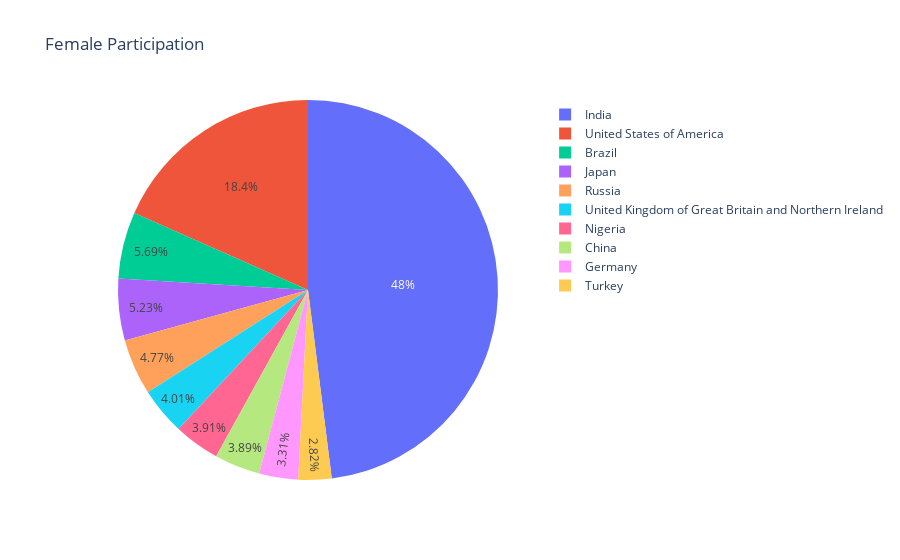

The notebook cell saved with this chart:
### Code cell


### Figure 1 — Plotly figure (JSON) as saved in the notebook; plotly's stock layout.template omitted (floating-point values rounded to 4 significant figures)
{"data": [{"domain": {"x": [0, 1], "y": [0, 1]}, "hovertemplate": "Q3=%{label}<br>Woman=%{value}<extra></extra>", "labels": ["India", "United States of America", "Brazil", "Japan", "Russia", "United Kingdom of Great Britain and Northern Ireland", "Nigeria", "China", "Germany", "Turkey"], "legendgroup": "", "name": "", "showlegend": true, "type": "pie", "values": [5851, 2237, 694, 638, 582, 489, 476, 474, 404, 344]}], "layout": {"legend": {"tracegroupgap": 0}, "title": {"text": "Female Participation"}}}
